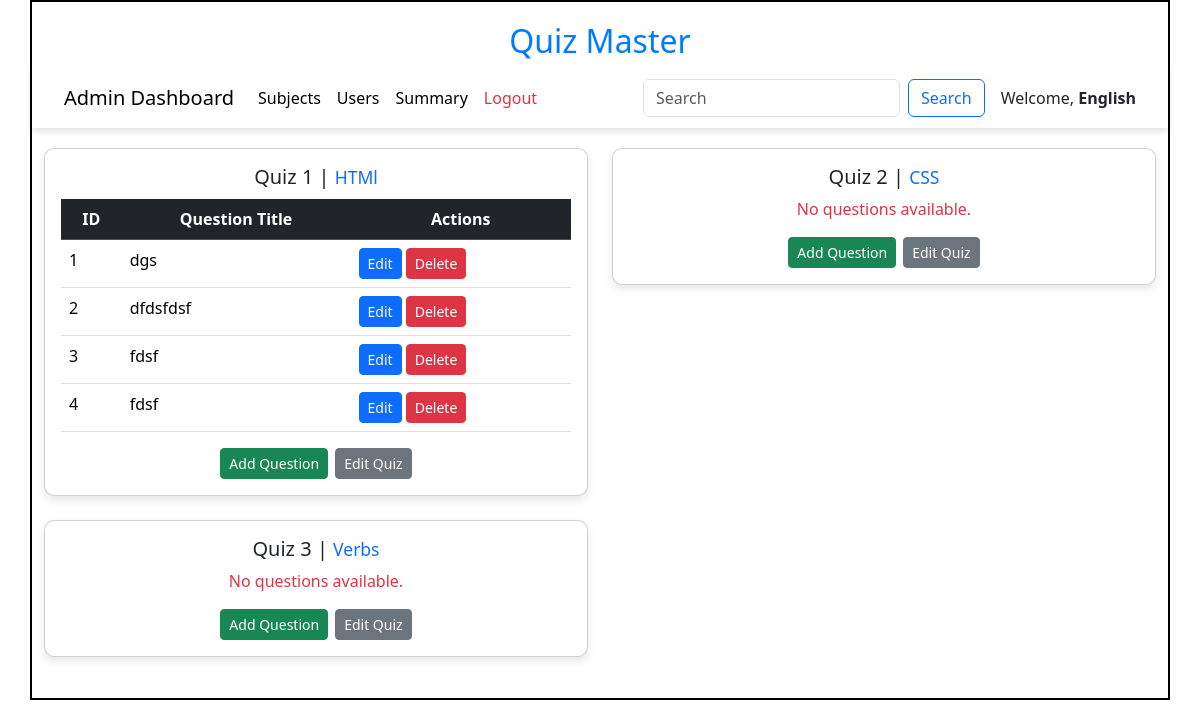
Page /quiz_dashboard/English on the committed database.
### models/models.py (models this page shows)
class Quiz(db.Model):
    id=db.Column(db.Integer,primary_key=True)
    name = db.Column(db.String,unique=True,nullable=False)
    Chapter_id = db.Column(db.Integer,db.ForeignKey("chapter.id"),nullable=False)
    date_of_quiz = db.Column(db.Date(),nullable=False)
    time_duration = db.Column(db.Time(),nullable =False)
    remarks=db.Column(db.String)
    scores= db.relationship("Score",cascade="all,delete",backref="quiz",lazy=True)
    questions = db.relationship("Question",cascade="all,delete",backref="quiz",lazy=True)

class Question(db.Model):
    id=db.Column(db.Integer,primary_key=True)
    quiz_id = db.Column(db.Integer,db.ForeignKey("quiz.id"),nullable=False)
    question_title = db.Column(db.String,nullable=False)
    question_statement = db.Column(db.String,nullable=False)
    option1 = db.Column(db.String,nullable=False)
    option2 = db.Column(db.String,nullable=False)
    option3 = db.Column(db.String,nullable=False)
    option4 = db.Column(db.String,nullable=False)
    correct_option = db.Column(db.Integer,nullable=False)

### controllers/controller.py (the view)
@app.route('/quiz_dashboard/<name>')
def quiz_dashboard(name):
    quizzes = get_quizs()
    return render_template("quiz_dashboard.html",quizs=quizzes,name=name)

### controllers/controller.py (called while the page is built)
def get_quizs():
    quizs = Quiz.query.all()
    return quizs

### templates/quiz_dashboard.html (shortened to what this page needs)
<!DOCTYPE html>
<html lang="en">
<head>
    <link href="https://cdn.jsdelivr.net/npm/bootstrap@5.3.3/dist/css/bootstrap.min.css" rel="stylesheet">
    <link rel="stylesheet" href="/static/css/style.css">
</head>
<body>
    <div id="container">
        <h1 id="heading">Quiz Master</h1>
        <nav class="navbar navbar-expand-lg navbar-light bg-white" style="box-shadow: 0px 4px 6px rgba(0, 0, 0, 0.1);
            padding: 10px 20px;">
            <div class="container-fluid">
                <a class="navbar-brand" href="#">Admin Dashboard</a>
                <div class="collapse navbar-collapse" id="navbarNav">
                    <ul class="navbar-nav me-auto">
                        <li class="nav-item">
                            <a class="nav-link active" href="/admin/{{ name }}">Subjects</a>
                        </li>
                        <li class="nav-item">
                            <a class="nav-link active" href="/admin_users/{{name}}">Users</a>
                        </li>
                        <li class="nav-item">
                            <a class="nav-link active" href="/admin_summary/{{name}}">Summary</a>
                        </li>
                        <li class="nav-item">
                            <a class="nav-link text-danger" href="/login">Logout</a>
                        </li>
                    </ul>
                    <form class="d-flex" method="POST" action="/search2/{{name}}">
                        <input class="form-control me-2" type="search" placeholder="Search" name="search_txt" id="search_txt">
                        <button class="btn btn-outline-primary" type="submit">Search</button>
                    </form>
                </div>
                <span class="ms-3">Welcome, <strong>{{name}}</strong></span>
            </div>
        </nav>
        <div class="container" style="margin-top: 20px;">
            {% if quizs %}
        <div class="row">
            {% for quiz in quizs %}
            <div class="col-lg-6 col-md-6 col-sm-12 mb-4">
                <div class="card">
                    <div class="card-body">
                        <h5 class="card-title text-center">
                            Quiz {{ quiz.id }} | <small class="text-primary">{{ quiz.name }}</small>
                        </h5>
                        {% if quiz.questions %}
                        <table class="table">
                            <thead class="table-dark">
                                <tr>
                                    <th scope="col">ID</th>
                                    <th scope="col">Question Title</th>
                                    <th scope="col">Actions</th>
                                </tr>
                            </thead>
                            <tbody>
                                {% for question in quiz.questions %}
                                <tr>
                                    <td>{{ question.id }}</td>
                                    <td>{{ question.question_title }}</td>
                                    <td>
                                        <a href="/edit_question/{{question.id}}/{{name}}" class="btn btn-primary btn-sm">Edit</a>
                                        <a href="/delete_question/{{question.id}}/{{name}}" class="btn btn-danger btn-sm">Delete</a>
                                    </td>
                                </tr>
                                {% endfor %}
                            </tbody>
                        </table>
                        {% else %}
                        <p class="text-center text-danger">No questions available.</p>
                        {% endif %}
                        <div style="display: flex;justify-content: center;">
                            <a href="/add_question/{{quiz.id}}/{{name}}" class="btn btn-success btn-sm" style="margin-right: 7px;">Add Question</a>
                            <a href="/edit_quiz/{{quiz.id}}/{{name}}" class="btn btn-secondary btn-sm">Edit Quiz</a>
                        </div>
                    </div>
                </div>
            </div>
            {% endfor %}
        </div>
        {% else %}
        <p class="text-center">No quizzes are available!</p>
        {% endif %}
        </div>
    </div>
</body>
</html>

### static/css/style.css (style rules this page uses)
* { margin: 0px }
#container { border: 2px solid black; margin: auto; min-height: 700px; width: 95%; }
#heading { text-align: center; font-size: 2rem; margin-top: 20px; color: #007bff; }
.navbar { box-shadow: 0px 4px 6px rgba(0, 0, 0, 0.1); padding: 10px 20px; }
.card { box-shadow: 0px 4px 8px rgba(0, 0, 0, 0.1); transition: transform 0.2s ease-in-out; border-radius: 10px; }
.table { margin-top: 10px; }
.table-dark th { text-align: center; }

### rows in the picture
Quiz: id "1", name "HTMl"
Question: id "1", question_title "dgs"
Question: id "2", question_title "dfdsfdsf"
Question: id "3", question_title "fdsf"
Question: id "4", question_title "fdsf"
Quiz: id "2", name "CSS", shows "No questions available."
Quiz: id "3", name "Verbs", shows "No questions available."

### other values in the picture
{{ name }} "English"
